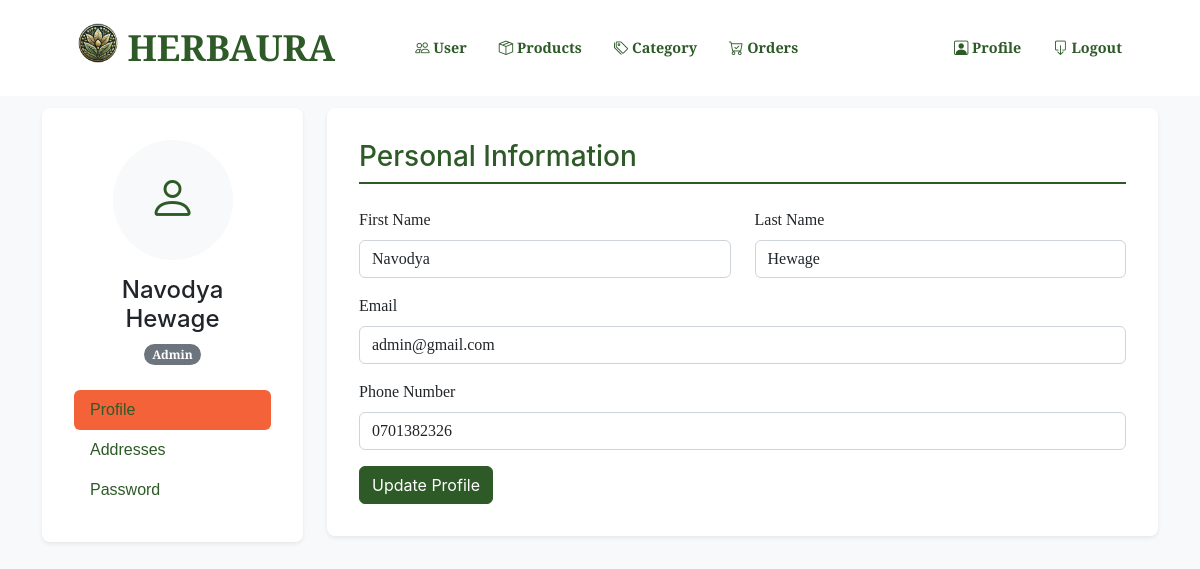
Screenshot of /public/profile.php (signed in) with the database file from the repository.
### tables this page shows
CREATE TABLE IF NOT EXISTS `users` (
  `user_id` int NOT NULL AUTO_INCREMENT,
  `username` varchar(50) NOT NULL,
  `email` varchar(100) NOT NULL,
  `password_hash` varchar(255) NOT NULL,
  `role` enum('admin','user') DEFAULT 'user',
  `first_name` varchar(50) DEFAULT NULL,
  `last_name` varchar(50) DEFAULT NULL,
  `phone_number` varchar(15) DEFAULT NULL,
  `address` varchar(255) DEFAULT NULL,
  `city` varchar(50) DEFAULT NULL,
  `state` varchar(50) DEFAULT NULL,
  `country` varchar(50) DEFAULT NULL,
  `zip_code` varchar(10) DEFAULT NULL,
  `created_at` timestamp NULL DEFAULT CURRENT_TIMESTAMP,
  `updated_at` timestamp NULL DEFAULT CURRENT_TIMESTAMP ON UPDATE CURRENT_TIMESTAMP,
  PRIMARY KEY (`user_id`),
  UNIQUE KEY `username` (`username`),
  UNIQUE KEY `email` (`email`)
);

### includes/functions.php (called while the page is built, shortened)
<?php
function isAdmin() {
    return isset($_SESSION['user_role']) && $_SESSION['user_role'] === 'admin';
}
function isLoggedIn() {
    return isset($_SESSION['user_id']);
}
?>

### public/profile.php (the view, shortened to what this page needs)
<?php
require_once '../includes/functions.php';
$user_id = $_SESSION['user_id'];
$user = [];
$stmt = $link->prepare("SELECT * FROM Users WHERE user_id = ?");
$stmt->bind_param("i", $user_id);
$stmt->execute();
$result = $stmt->get_result();
if ($result->num_rows === 1) {
    $user = $result->fetch_assoc();
}
?>
<!DOCTYPE html>
<html lang="en">
<head>
    <link href="https://cdn.jsdelivr.net/npm/bootstrap@5.3.0/dist/css/bootstrap.min.css" rel="stylesheet">
    <link href="https://cdn.jsdelivr.net/npm/bootstrap-icons@1.5.0/font/bootstrap-icons.css" rel="stylesheet">
</head>
<body>
    <?php
    if (isLoggedIn() && isAdmin()) {
        include '../includes/admin_header.php';
    } else {
        include '../includes/header.php';
    }
    ?>
    <div class="container py-5">
        <div class="row">
            <div class="col-lg-3">
                <div class="profile-card">
                    <div class="text-center mb-4">
                        <div class="rounded-circle bg-light d-flex align-items-center justify-content-center mx-auto"
                             style="width: 120px; height: 120px;">
                            <i class="bi bi-person" style="font-size: 3rem; color: var(--primary-green);"></i>
                        </div>
                        <h4 class="mt-3"><?= htmlspecialchars($user['first_name'] . ' ' . htmlspecialchars($user['last_name'])) ?></h4>
                        <span class="badge rounded-pill bg-secondary"><?= ucfirst($user['role']) ?></span>
                    </div>
                    <ul class="nav nav-pills flex-column">
                        <li class="nav-item">
                            <a class="nav-link active" href="#profile" data-bs-toggle="tab">Profile</a>
                        </li>
                        <li class="nav-item">
                            <a class="nav-link" href="#addresses" data-bs-toggle="tab">Addresses</a>
                        </li>
                        <li class="nav-item">
                            <a class="nav-link" href="#password" data-bs-toggle="tab">Password</a>
                        </li>
                    </ul>
                </div>
            </div>
            <div class="col-lg-9">
                <div class="profile-card">
                    <div class="tab-content">
                        <div class="tab-pane fade show active" id="profile">
                            <h3 class="profile-header">Personal Information</h3>
                            <form method="POST" action="profile.php">
                                <div class="row">
                                    <div class="col-md-6 mb-3">
                                        <label for="first_name" class="form-label">First Name</label>
                                        <input type="text" class="form-control" id="first_name" name="first_name"
                                               value="<?= htmlspecialchars($user['first_name'] ?? '') ?>" required>
                                    </div>
                                    <div class="col-md-6 mb-3">
                                        <label for="last_name" class="form-label">Last Name</label>
                                        <input type="text" class="form-control" id="last_name" name="last_name"
                                               value="<?= htmlspecialchars($user['last_name'] ?? '') ?>" required>
                                    </div>
                                </div>
                                <div class="mb-3">
                                    <label for="email" class="form-label">Email</label>
                                    <input type="email" class="form-control" id="email"
                                           value="<?= htmlspecialchars($user['email']) ?>" readonly>
                                </div>
                                <div class="mb-3">
                                    <label for="phone_number" class="form-label">Phone Number</label>
                                    <input type="tel" class="form-control" id="phone_number" name="phone_number"
                                           value="<?= htmlspecialchars($user['phone_number'] ?? '') ?>">
                                </div>
                                <button type="submit" class="btn btn-primary" name="update_profile">Update Profile</button>
                            </form>
                        </div>
                    </div>
                </div>
            </div>
        </div>
    </div>
</body>
</html>

### public/profile.php (style rules this page uses)
:root { --primary-green: #2d5a27; --secondary-beige: #f5e6d3; --accent-orange: #f4623a; }
body { font-family: 'Merriweather Sans', sans-serif; background-color: #f8f9fa; padding-top: 60px; }
.profile-card { background-color: white; border-radius: 0.5rem; box-shadow: 0 0.125rem 0.25rem rgba(0,0,0,0.075); padding: 2rem; margin-bottom: 2rem; }
.profile-header { color: var(--primary-green); border-bottom: 2px solid var(--primary-green); padding-bottom: 0.5rem; margin-bottom: 1.5rem; }
.btn-primary { background-color: var(--primary-green); border-color: var(--primary-green); }
.nav-pills .nav-link.active { background-color: var(--primary-green); }
.nav-pills .nav-link { color: var(--primary-green); }

### includes/admin_header.php (style rules this page uses)
.nav-link { color: #2d5a27 !important; font-family: 'Merriweather Sans', sans-serif; font-weight: 500; padding: 0.5rem 1rem; transition: all 0.3s; }
.bi-cart, .bi-person { font-size: 1.2rem; }

### rows the page displays
users: first_name+last_name "Navodya Hewage", role "Admin", first_name "Navodya", last_name "Hewage", email "admin@gmail.com", phone_number "0701382326"
